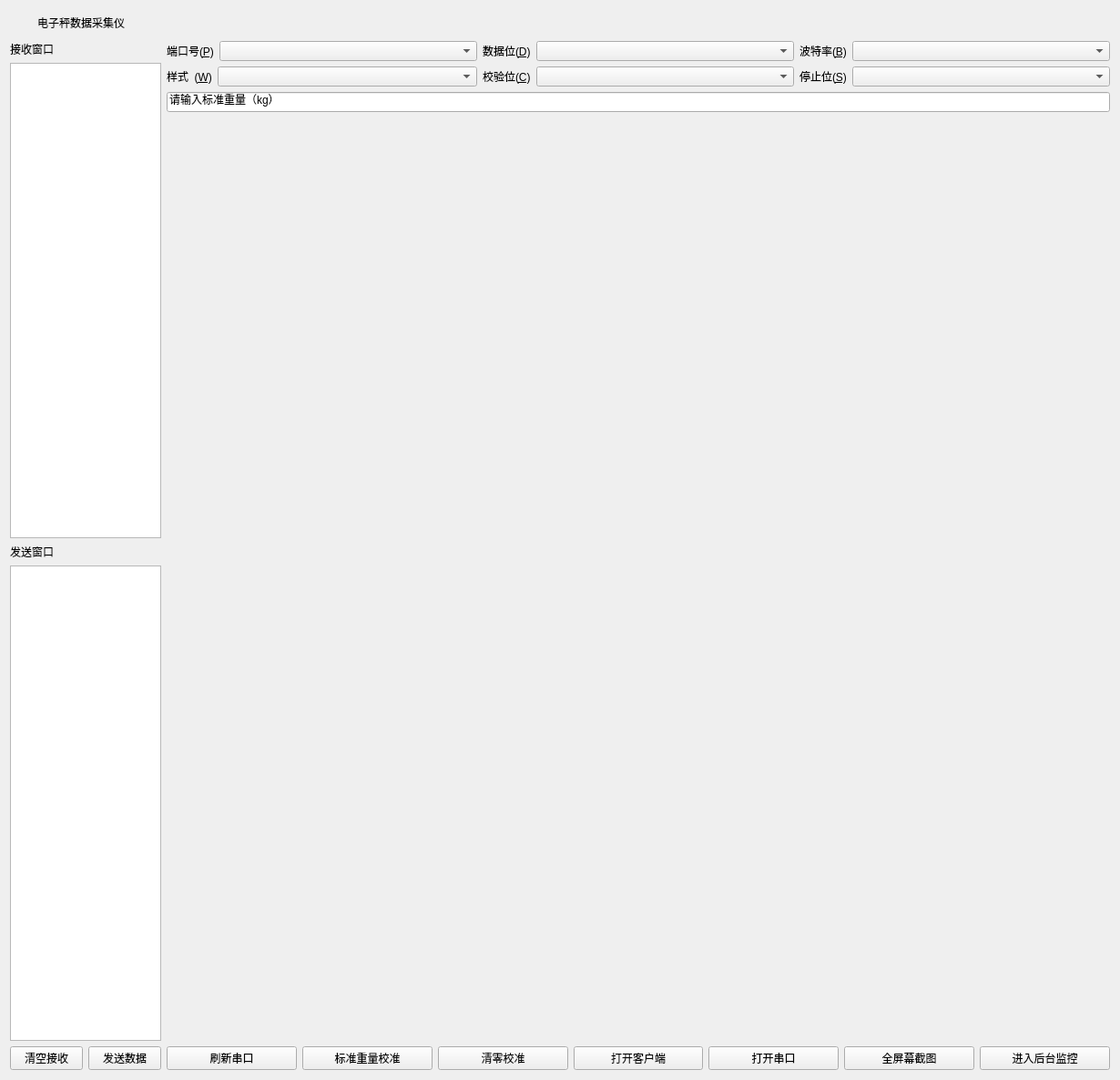
<?xml version="1.0" encoding="UTF-8"?>
<ui version="4.0">
 <class>BSSamplerWidget</class>
 <widget class="QWidget" name="BSSamplerWidget">
  <property name="geometry">
   <rect>
    <x>0</x>
    <y>0</y>
    <width>1230</width>
    <height>1186</height>
   </rect>
  </property>
  <property name="windowTitle">
   <string>BSSamplerWidget</string>
  </property>
  <layout class="QVBoxLayout" name="verticalLayout_3">
   <item>
    <widget class="QWidget" name="widget_title" native="true">
     <property name="sizePolicy">
      <sizepolicy hsizetype="Preferred" vsizetype="Fixed">
       <horstretch>0</horstretch>
       <verstretch>0</verstretch>
      </sizepolicy>
     </property>
     <property name="minimumSize">
      <size>
       <width>100</width>
       <height>28</height>
      </size>
     </property>
     <layout class="QHBoxLayout" name="horizontalLayout_9">
      <property name="spacing">
       <number>0</number>
      </property>
      <property name="leftMargin">
       <number>0</number>
      </property>
      <property name="topMargin">
       <number>0</number>
      </property>
      <property name="rightMargin">
       <number>0</number>
      </property>
      <property name="bottomMargin">
       <number>0</number>
      </property>
      <item>
       <widget class="QLabel" name="lab_Ico">
        <property name="sizePolicy">
         <sizepolicy hsizetype="Minimum" vsizetype="Preferred">
          <horstretch>0</horstretch>
          <verstretch>0</verstretch>
         </sizepolicy>
        </property>
        <property name="minimumSize">
         <size>
          <width>30</width>
          <height>0</height>
         </size>
        </property>
        <property name="text">
         <string/>
        </property>
        <property name="alignment">
         <set>Qt::AlignCenter</set>
        </property>
       </widget>
      </item>
      <item>
       <widget class="QLabel" name="lab_Title">
        <property name="sizePolicy">
         <sizepolicy hsizetype="Expanding" vsizetype="Preferred">
          <horstretch>0</horstretch>
          <verstretch>0</verstretch>
         </sizepolicy>
        </property>
        <property name="styleSheet">
         <string notr="true"/>
        </property>
        <property name="text">
         <string>电子秤数据采集仪</string>
        </property>
        <property name="alignment">
         <set>Qt::AlignLeading|Qt::AlignLeft|Qt::AlignVCenter</set>
        </property>
       </widget>
      </item>
      <item>
       <widget class="QWidget" name="widget_menu" native="true">
        <property name="sizePolicy">
         <sizepolicy hsizetype="Minimum" vsizetype="Preferred">
          <horstretch>0</horstretch>
          <verstretch>0</verstretch>
         </sizepolicy>
        </property>
        <layout class="QHBoxLayout" name="horizontalLayout_10">
         <property name="spacing">
          <number>0</number>
         </property>
         <property name="leftMargin">
          <number>0</number>
         </property>
         <property name="topMargin">
          <number>0</number>
         </property>
         <property name="rightMargin">
          <number>0</number>
         </property>
         <property name="bottomMargin">
          <number>0</number>
         </property>
         <item>
          <widget class="QPushButton" name="btnMenu_Min">
           <property name="sizePolicy">
            <sizepolicy hsizetype="Minimum" vsizetype="Expanding">
             <horstretch>0</horstretch>
             <verstretch>0</verstretch>
            </sizepolicy>
           </property>
           <property name="minimumSize">
            <size>
             <width>40</width>
             <height>0</height>
            </size>
           </property>
           <property name="cursor">
            <cursorShape>ArrowCursor</cursorShape>
           </property>
           <property name="focusPolicy">
            <enum>Qt::NoFocus</enum>
           </property>
           <property name="toolTip">
            <string>最小化</string>
           </property>
           <property name="text">
            <string/>
           </property>
           <property name="flat">
            <bool>true</bool>
           </property>
          </widget>
         </item>
         <item>
          <widget class="QPushButton" name="btnMenu_Max">
           <property name="sizePolicy">
            <sizepolicy hsizetype="Minimum" vsizetype="Expanding">
             <horstretch>0</horstretch>
             <verstretch>0</verstretch>
            </sizepolicy>
           </property>
           <property name="minimumSize">
            <size>
             <width>40</width>
             <height>0</height>
            </size>
           </property>
           <property name="cursor">
            <cursorShape>ArrowCursor</cursorShape>
           </property>
           <property name="focusPolicy">
            <enum>Qt::NoFocus</enum>
           </property>
           <property name="toolTip">
            <string>最大化</string>
           </property>
           <property name="text">
            <string/>
           </property>
           <property name="flat">
            <bool>true</bool>
           </property>
          </widget>
         </item>
         <item>
          <widget class="QPushButton" name="btnMenu_Close">
           <property name="sizePolicy">
            <sizepolicy hsizetype="Minimum" vsizetype="Expanding">
             <horstretch>0</horstretch>
             <verstretch>0</verstretch>
            </sizepolicy>
           </property>
           <property name="minimumSize">
            <size>
             <width>40</width>
             <height>0</height>
            </size>
           </property>
           <property name="cursor">
            <cursorShape>ArrowCursor</cursorShape>
           </property>
           <property name="focusPolicy">
            <enum>Qt::NoFocus</enum>
           </property>
           <property name="toolTip">
            <string>关闭</string>
           </property>
           <property name="text">
            <string/>
           </property>
           <property name="flat">
            <bool>true</bool>
           </property>
          </widget>
         </item>
        </layout>
       </widget>
      </item>
     </layout>
    </widget>
   </item>
   <item>
    <layout class="QHBoxLayout" name="horizontalLayout_13" stretch="1,15">
     <item>
      <layout class="QVBoxLayout" name="verticalLayout">
       <item>
        <widget class="QLabel" name="label_6">
         <property name="text">
          <string>接收窗口</string>
         </property>
        </widget>
       </item>
       <item>
        <widget class="QTextEdit" name="textEdit"/>
       </item>
       <item>
        <widget class="QLabel" name="label_7">
         <property name="text">
          <string>发送窗口</string>
         </property>
        </widget>
       </item>
       <item>
        <widget class="QTextEdit" name="textEdit_2"/>
       </item>
       <item>
        <layout class="QHBoxLayout" name="horizontalLayout">
         <item>
          <widget class="QPushButton" name="clearButton">
           <property name="text">
            <string>清空接收</string>
           </property>
          </widget>
         </item>
         <item>
          <widget class="QPushButton" name="sendButton">
           <property name="text">
            <string>发送数据</string>
           </property>
          </widget>
         </item>
        </layout>
       </item>
      </layout>
     </item>
     <item>
      <layout class="QVBoxLayout" name="verticalLayout_2">
       <item>
        <layout class="QHBoxLayout" name="horizontalLayout_11">
         <item>
          <layout class="QHBoxLayout" name="horizontalLayout_2">
           <item>
            <widget class="QLabel" name="label">
             <property name="text">
              <string>端口号(&amp;P)</string>
             </property>
             <property name="buddy">
              <cstring>PortBox</cstring>
             </property>
            </widget>
           </item>
           <item>
            <widget class="QComboBox" name="PortBox">
             <property name="sizePolicy">
              <sizepolicy hsizetype="MinimumExpanding" vsizetype="Fixed">
               <horstretch>0</horstretch>
               <verstretch>0</verstretch>
              </sizepolicy>
             </property>
            </widget>
           </item>
          </layout>
         </item>
         <item>
          <layout class="QHBoxLayout" name="horizontalLayout_4">
           <item>
            <widget class="QLabel" name="label_3">
             <property name="text">
              <string>数据位(&amp;D)</string>
             </property>
             <property name="buddy">
              <cstring>BitNumBox</cstring>
             </property>
            </widget>
           </item>
           <item>
            <widget class="QComboBox" name="BitNumBox">
             <property name="sizePolicy">
              <sizepolicy hsizetype="MinimumExpanding" vsizetype="Fixed">
               <horstretch>0</horstretch>
               <verstretch>0</verstretch>
              </sizepolicy>
             </property>
            </widget>
           </item>
          </layout>
         </item>
         <item>
          <layout class="QHBoxLayout" name="horizontalLayout_3">
           <item>
            <widget class="QLabel" name="label_2">
             <property name="text">
              <string>波特率(&amp;B)</string>
             </property>
             <property name="buddy">
              <cstring>BaudBox</cstring>
             </property>
            </widget>
           </item>
           <item>
            <widget class="QComboBox" name="BaudBox">
             <property name="sizePolicy">
              <sizepolicy hsizetype="MinimumExpanding" vsizetype="Fixed">
               <horstretch>0</horstretch>
               <verstretch>0</verstretch>
              </sizepolicy>
             </property>
             <property name="editable">
              <bool>false</bool>
             </property>
             <property name="currentText">
              <string/>
             </property>
             <property name="currentIndex">
              <number>-1</number>
             </property>
            </widget>
           </item>
          </layout>
         </item>
        </layout>
       </item>
       <item>
        <layout class="QHBoxLayout" name="horizontalLayout_12">
         <item>
          <layout class="QHBoxLayout" name="horizontalLayout_8">
           <item>
            <widget class="QLabel" name="label_8">
             <property name="text">
              <string>样式  (&amp;W)</string>
             </property>
             <property name="buddy">
              <cstring>StopBox</cstring>
             </property>
            </widget>
           </item>
           <item>
            <widget class="QComboBox" name="cboxStyle">
             <property name="sizePolicy">
              <sizepolicy hsizetype="MinimumExpanding" vsizetype="Fixed">
               <horstretch>0</horstretch>
               <verstretch>0</verstretch>
              </sizepolicy>
             </property>
            </widget>
           </item>
          </layout>
         </item>
         <item>
          <layout class="QHBoxLayout" name="horizontalLayout_5">
           <item>
            <widget class="QLabel" name="label_4">
             <property name="text">
              <string>校验位(&amp;C)</string>
             </property>
             <property name="buddy">
              <cstring>ParityBox</cstring>
             </property>
            </widget>
           </item>
           <item>
            <widget class="QComboBox" name="ParityBox">
             <property name="sizePolicy">
              <sizepolicy hsizetype="MinimumExpanding" vsizetype="Fixed">
               <horstretch>0</horstretch>
               <verstretch>0</verstretch>
              </sizepolicy>
             </property>
            </widget>
           </item>
          </layout>
         </item>
         <item>
          <layout class="QHBoxLayout" name="horizontalLayout_6">
           <item>
            <widget class="QLabel" name="label_5">
             <property name="text">
              <string>停止位(&amp;S)</string>
             </property>
             <property name="buddy">
              <cstring>StopBox</cstring>
             </property>
            </widget>
           </item>
           <item>
            <widget class="QComboBox" name="StopBox">
             <property name="sizePolicy">
              <sizepolicy hsizetype="MinimumExpanding" vsizetype="Fixed">
               <horstretch>0</horstretch>
               <verstretch>0</verstretch>
              </sizepolicy>
             </property>
            </widget>
           </item>
          </layout>
         </item>
        </layout>
       </item>
       <item>
        <widget class="QLineEdit" name="stdweightEdit">
         <property name="text">
          <string>请输入标准重量（kg）</string>
         </property>
        </widget>
       </item>
       <item>
        <widget class="QCustomPlot" name="customPlot" native="true">
         <property name="sizePolicy">
          <sizepolicy hsizetype="Minimum" vsizetype="Minimum">
           <horstretch>0</horstretch>
           <verstretch>1</verstretch>
          </sizepolicy>
         </property>
         <property name="minimumSize">
          <size>
           <width>100</width>
           <height>80</height>
          </size>
         </property>
        </widget>
       </item>
       <item>
        <layout class="QHBoxLayout" name="horizontalLayout_7">
         <item>
          <widget class="QPushButton" name="refreshButton">
           <property name="text">
            <string>刷新串口</string>
           </property>
          </widget>
         </item>
         <item>
          <widget class="QPushButton" name="stdweightcalButton">
           <property name="text">
            <string>标准重量校准</string>
           </property>
          </widget>
         </item>
         <item>
          <widget class="QPushButton" name="offsetcalButton">
           <property name="text">
            <string>清零校准</string>
           </property>
          </widget>
         </item>
         <item>
          <widget class="QPushButton" name="openClientButton">
           <property name="text">
            <string>打开客户端</string>
           </property>
          </widget>
         </item>
         <item>
          <widget class="QPushButton" name="openButton">
           <property name="text">
            <string>打开串口</string>
           </property>
          </widget>
         </item>
         <item>
          <widget class="QPushButton" name="screenshotButton">
           <property name="text">
            <string>全屏幕截图</string>
           </property>
          </widget>
         </item>
         <item>
          <widget class="QPushButton" name="hideButton">
           <property name="text">
            <string>进入后台监控</string>
           </property>
          </widget>
         </item>
        </layout>
       </item>
      </layout>
     </item>
    </layout>
   </item>
  </layout>
  <zorder>widget_title</zorder>
  <zorder></zorder>
 </widget>
 <layoutdefault spacing="6" margin="11"/>
 <customwidgets>
  <customwidget>
   <class>QCustomPlot</class>
   <extends>QWidget</extends>
   <header>qcustomplot.h</header>
   <container>1</container>
  </customwidget>
 </customwidgets>
 <resources/>
 <connections/>
</ui>
